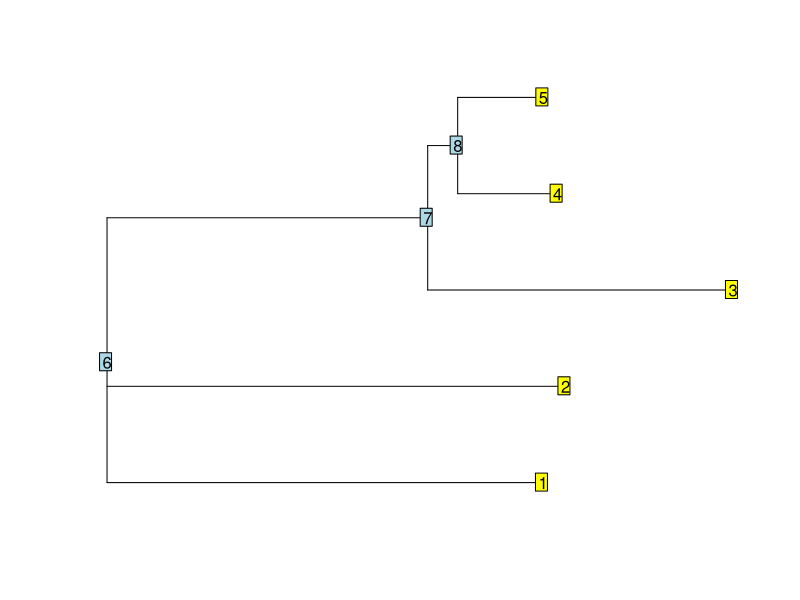

Here is the R script that generated this plot: (Note: this script raises an error after producing the figure.)
library(ape)
set.seed(1)
x = rtree(5,FALSE)
plot(x, show.tip.label=FALSE)
nodelabels(); # shows internal node numbers
tiplabels(); # shows numerical tip values (name collision w/ above?!)

x$edge
# this orders the rows in the edge matrix to follow an order used for post order traversal
x = reorder(x, "postorder")
x$edge

ntips = length(x$tip.label)
m = max(x$edge) # largest edge number
res = integer(m) # result list for each node
res[1:ntips] = 1L # the tips per definition always have one node below them at least
parent = x$edge[,1]
child = x$edge[,2]
for(i in 1:nrow(x$edge)){
  res[parent[i]] = res[parent[i]] + res[child[i]]  
}
res




for(i in 1:nrow(x$edge)){
  print(res[parent[i]] + res[child[i]])  
}
res
x = reorder(x, "cladewise")


# painting a subtree with different rate
t <- sim.bd.taxa(100, numbsim=1, lambda=1.5, mu=0.5, complete=FALSE)[[1]]
nodelabels()
t_oneR <- sim.char(phy = t, par = 1, root = 1, model = "BM")

sub_t <- subtrees(t)

l_subtree <- sapply(sub_t, function(x) {length(x$tip.label)})
# none of the subset have exactly half the tips
sum(l_subtree == 50)



sims <- sim.bd.taxa(100, numbsim=100, lambda=1.5, mu=0.5, complete=FALSE)


num_subtrees <- function(x, tips=50) {
  len = lapply(subtrees(x), function(y) {length(y$tip.label)})
  return(sum(len >= tips))
}

num_subtrees(sims)

l_subtree <- sapply(sims, num_subtrees)
# none of the subset have exactly half the tips
sum(l_subtree == 50)


len = lapply(subtrees(sims[[1]]), function(y) {length(y$tip.label)})
sum(len >= 50)

extract_clade <- function(tree, clade.size = 10) {
  # takes a phylogeny and checks whether there is a subtree with exactly clade.size tips
  # returns a random subclade if there is more than one
  subtrees <- subtrees(tree)
  size_index <- lapply(subtrees, function(tre) {length(tre$tip.label)}) == clade.size
  res <- subtrees[size_index]
  return(res)
}


extract_clade(sims[[1]], clade.size = 50)

sapply(sims, function(x) {length(extract_clade(tree = x, clade.size = 50)) > 0})

sim_subclade <- function(ntips, clade.size, birth, death) {
  subclade <- list()
  while(length(subclade) == 0) {
    tree = sim.bd.taxa(ntips, numbsim=1, lambda=birth, mu=death, complete=FALSE)[[1]]
    subclade <- extract_clade(tree = tree, clade.size = clade.size)
    i = 1
    if (length(subclade) > 1){
      i = sample(1:length(subclade), 1, replace = FALSE, prob = NULL)
    }
    return(list(tree, subclade[[i]]))
  }
}


sample <- sim_subclade(50, 10, 1.5, 0.5)
tree <- sample[[1]]
subtree <- sample[[2]]

# to paint the selected clade we need to find the number of the root node
# and the number of the MRCA of the selected clade
tree_root <- getMRCA(tree, tree$tip.label)
subclade_root <- getMRCA(tree, subtree$tip.label)
paintSubTree(tree = tree, node=21)

# http://blog.phytools.org/2012/05/painting-different-clades-with.html
tree<-paintSubTree(tree,node=tree_root,state="1")
tree<-paintSubTree(tree,node=subclade_root,state="2")
cols<-c("black","red"); names(cols)<-1:2
plotSimmap(tree,cols,pts=F,lwd=1,node.numbers=F)

# now we simulate traits since everything is multivariate normal I can simulate 
# for the whole tree and then replace the selected clade with another rate.
tree_p <- drop.clade(tree, tip = subtree$tip.label)
# the pruned location is replaced by a tip called NA. I rename this for clarity.
tree_p$tip.label[tree_p$tip.label == "NA"] = "shift"
trait_1 <- sim.char(phy = tree_p, par = 1, nsim = 1, model = "BM", root = 1000)
# the rest needs to be drawn with a different rate but with the appropriate starting point.
shift_index = names(trait_1[,,1]) == "shift"
trait_2 <- sim.char(phy = subtree, par = 2, nsim = 1, model = "BM",
                    root = trait_1[,,1][shift_index])
# remove the shift value from the result
trait <- c(trait_1[,,1][! shift_index], trait_2[,,1])
# creat phenogram of resulting traits
par(mfrow=c(1,1))
phenogram(tree,trait,colors=cols,fsize=0.8)

# lables in the subtree correspond to the node numbers in the tree
par(mfrow=c(3,1))
plot(tree)
nodelabels()
plot(subclade[[1]], show.node.label = T)
# coloring the tips
colors <- ifelse(tree$tip.label %in% subclade[[1]]$tip.label, "red", "black")
# names(colors) <- tree$tip.label
# colors <- colors[tree$tip.label]
plot(tree, tip.color = colors)






par(mfrow=c(1,1))
plot(tree, tip.color = trait[tree$tip.label])






par(mfrow=c(3,1))
plot(tree)
nodelabels()
plot(subclade[[1]], show.node.label = T)
plot(tree_pruned )
nodelabels()

trait_1 <- sim.char(phy = tree_pruned, par = 1, nsim = 1, model = "BM", root = 10)


library(ape)
data(bird.orders)
phy<-bird.orders

node<-43 #Node with taxa of interest (Columbiformes:Passeriformes)
site<-21 #Where above group is expected to be (In a clade with Struthioniformes:Anseriformes)

j<-allDesc(node) #See function definition below
grp<-extract.clade(phy, node)
rest<-drop.tip(phy, j)

tr<-bind.tree(rest, grp, where=site)

plot(tr) #Should get an error: "Error in plot.phylo(tr) : NA/NaN/Inf in foreign function call (arg 6)"

write.tree(tr) #Can see Upupiformes as sister to NODE11, among others.


